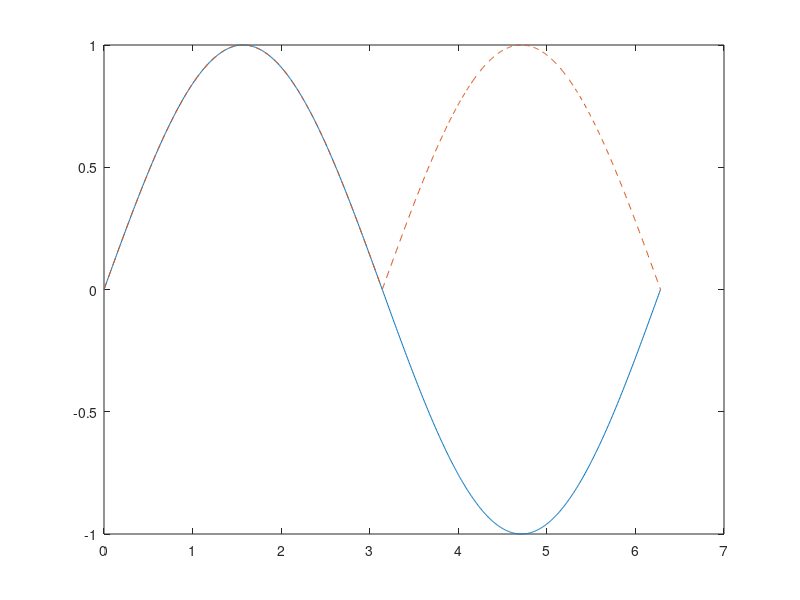

Here is the MATLAB script that generated this plot: (Note: this script raises an error after producing the figure.)
theta=linspace(0,2*pi,1000);
f=sin(theta);
figure();
plot(theta,f);
hold on;
f=abs(f);
plot(theta,f,'--');
%%

[xData, yData] = prepareCurveData( theta, f );

% Set up fittype and options.
ft = fittype( 'sin4' );
opts = fitoptions( 'Method', 'NonlinearLeastSquares' );
opts.Display = 'Off';
opts.Lower = [-Inf 0 -Inf -Inf 0 -Inf -Inf 0 -Inf -Inf 0 -Inf];
opts.StartPoint = [0.998529199868313 0.5 2.02698916400765e-17 0.423748189297578 1 1.5707963267949 0.339694057368306 2 -1.5707963267949 0.06474087659972 4 -1.5707963267949];

% Fit model to data.
[fitresult, gof] = fit( xData, yData, ft, opts );

% Plot fit with data.
figure( 'Name', 'untitled fit 1' );
h = plot( fitresult, xData, yData );
legend( h, 'f vs. theta', 'untitled fit 1', 'Location', 'NorthEast' );
% Label axes
xlabel theta
ylabel f
grid on
